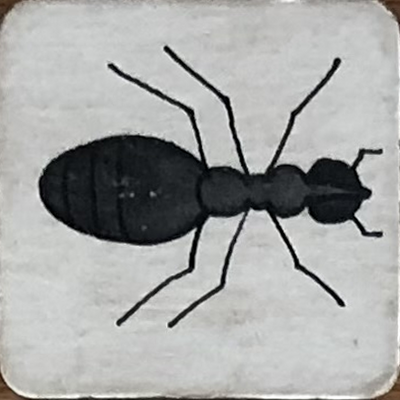
#> input picture web/tiles_clean/ant.png, 400 x 400 px; its folder holds 4 pictures in this run
$ python clean_for_vector.py
#> lines starting #> are read from the running program, lines starting #| are printed output that depends on the picture
"""Prepare tiles for vectorization by isolating artwork on pure white.

Strategy:
1. Flood-fill from edges to find the background
2. Replace background with pure white
3. Leave the artwork pixels completely untouched
"""

from pathlib import Path
from PIL import Image
from collections import deque

PROJECT_ROOT = Path(__file__).resolve().parent.parent
INPUT_DIR = PROJECT_ROOT / "web" / "tiles_clean"
OUTPUT_DIR = PROJECT_ROOT / "web" / "tiles_prepped"

TOLERANCE = 40

# Tiles where flood fill would eat white artwork
BORDER_ONLY_TILES = {"stripes", "checkerboard", "dice"}
TIGHT_TOLERANCE = {
    "red_circle": 30,
    "hexagons": 35,
}


def color_distance(c1, c2):
    return ((c1[0]-c2[0])**2 + (c1[1]-c2[1])**2 + (c1[2]-c2[2])**2) ** 0.5


def flood_fill_mask(img, seed_points, tolerance):
    w, h = img.size
    pixels = img.load()
    visited = set()
    background = set()
    queue = deque()

    for sx, sy in seed_points:
        seed_color = pixels[sx, sy][:3]
        queue.append((sx, sy, seed_color))

    while queue:
        x, y, seed_color = queue.popleft()
        if (x, y) in visited:
            continue
        if x < 0 or x >= w or y < 0 or y >= h:
            continue
        visited.add((x, y))

        px = pixels[x, y][:3]
        if color_distance(px, seed_color) > tolerance:
            continue

        background.add((x, y))
        for dx, dy in [(-1, 0), (1, 0), (0, -1), (0, 1)]:
            nx_, ny_ = x + dx, y + dy
            if (nx_, ny_) not in visited:
                queue.append((nx_, ny_, seed_color))

    return background


def expand_mask(mask, width, height, iterations=1):
    expanded = set(mask)
    for _ in range(iterations):
        new_pixels = set()
        for x, y in expanded:
            for dx, dy in [(-1, 0), (1, 0), (0, -1), (0, 1)]:
                nx, ny = x + dx, y + dy
                if 0 <= nx < width and 0 <= ny < height:
                    new_pixels.add((nx, ny))
        expanded |= new_pixels
    return expanded


def find_background(img, tile_name):
    """Find background pixels via flood fill from perimeter."""
    w, h = img.size

    if tile_name in BORDER_ONLY_TILES:
        # For these tiles, just clean the outer border
        border = set()
        bw = 10
        for x in range(w):
            for y in range(h):
                if x < bw or x >= w - bw or y < bw or y >= h - bw:
                    r, g, b = img.getpixel((x, y))[:3]
                    brightness = (r + g + b) / 3
                    max_c = max(r, g, b)
                    min_c = min(r, g, b)
                    sat = (max_c - min_c) / max_c if max_c > 0 else 0
                    # Only whiten if it looks like background (not artwork)
                    if (brightness > 160 and sat < 0.15) or (sat < 0.12 and 80 < brightness < 175):
                        border.add((x, y))
        return border

    tolerance = TIGHT_TOLERANCE.get(tile_name, TOLERANCE)

    margin = 3
    step = 15
    seeds = []
    for x in range(margin, w - margin, step):
        seeds.append((x, margin))
        seeds.append((x, h - 1 - margin))
    for y in range(margin, h - margin, step):
        seeds.append((margin, y))
        seeds.append((w - 1 - margin, y))

    bg = flood_fill_mask(img, seeds, tolerance)
    bg = expand_mask(bg, w, h, iterations=1)
    return bg


def clean_tile(img, tile_name):
    """Replace background with pure white, leave artwork untouched."""
    img = img.convert("RGB")
    w, h = img.size

    bg_mask = find_background(img, tile_name)

    pixels = img.load()
    for x, y in bg_mask:
        pixels[x, y] = (255, 255, 255)

    return img


def main():
    OUTPUT_DIR.mkdir(parents=True, exist_ok=True)

    png_files = sorted(INPUT_DIR.glob("*.png"))
    print(f"Cleaning {len(png_files)} tiles...")

    for png_path in png_files:
        img = Image.open(png_path)
#> img is the input picture: PIL image 400x400 RGB; mean R, G, B 166.4, 167.6, 166.4
        cleaned = clean_tile(img, png_path.stem)
#> the loop in flood_fill_mask, `for sx, sy in seed_points:` made 108 passes
#> seed_color on passes 1 to 12: (63, 40, 23), (97, 71, 48), (130, 116, 105), (71, 52, 43), (168, 164, 157), (252, 248, 238), (164, 162, 157), (231, 231, 223), (183, 180, 177), (254, 254, 246), (179, 175, 174), (250, 249, 245)
#> the loop in flood_fill_mask, `while queue:` made 241083 passes
#> (x, y, px) on passes 1 to 3: (3, 3, (63, 40, 23)), (3, 396, (97, 71, 48)), (18, 3, (130, 116, 105))
#> after the loop in flood_fill_mask, `while queue:`: background = 119181 items; visited = 126994 items
#> in find_background, `bg = flood_fill_mask(img, seeds, tolerance)`: bg = 119181 items
#> in find_background, `bg = expand_mask(bg, w, h, iterations=1)`: bg = 126994 items
#> the loop in clean_tile, `for x, y in bg_mask:` made 126994 passes
#> (x, y) on passes 1 to 3: (132, 268), (247, 26), (338, 144)
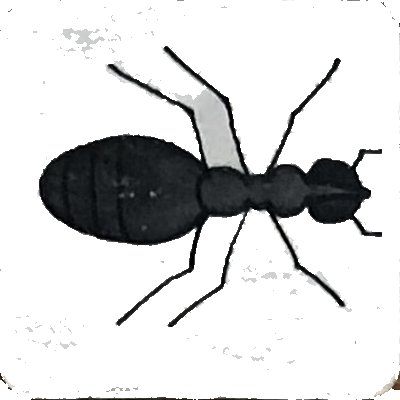
#> cleaned: PIL image 400x400 RGB; mean R, G, B 214.3, 214.9, 215.2
        out_path = OUTPUT_DIR / png_path.name
        cleaned.save(out_path)
        print(f"  {png_path.stem}")
#> pass 2 of the loop in main, `for png_path in png_files:`:
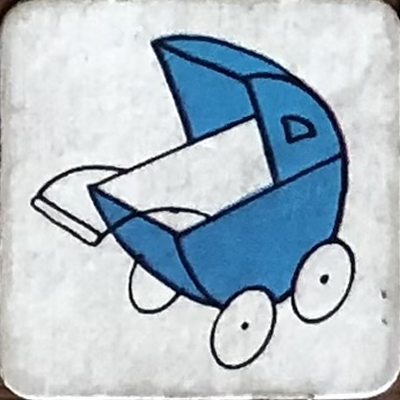
#> input picture web/tiles_clean/baby_carriage.png, 400 x 400 px
#> in main, img is the input picture: PIL image 400x400 RGB; mean R, G, B 177.9, 191.8, 201.9
#> the loop in flood_fill_mask (call 2), `for sx, sy in seed_points:` made 108 passes
#> seed_color on passes 1 to 8: (58, 39, 31), (85, 66, 55), (120, 113, 105), (108, 98, 90), (182, 179, 171), (246, 243, 245), (197, 196, 190), (227, 227, 229)
#> the loop in flood_fill_mask (call 2), `while queue:` made 158154 passes
#> (x, y, px) on passes 1 to 3: (3, 3, (58, 39, 31)), (3, 396, (85, 66, 55)), (18, 3, (120, 113, 105))
#> the loop in clean_tile (call 2), `for x, y in bg_mask:` made 83608 passes
#> (x, y) on passes 1 to 3: (247, 26), (379, 145), (35, 335)
#> in main, `cleaned = clean_tile(img, png_path.stem)`:
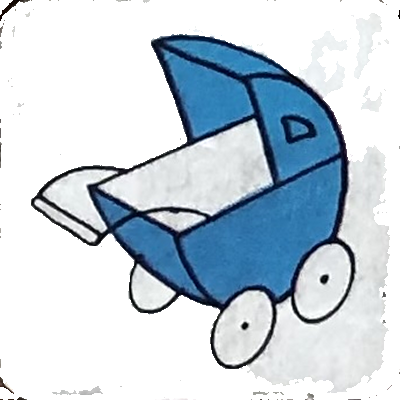
#> cleaned: PIL image 400x400 RGB; mean R, G, B 196.3, 209.1, 219.3
#> pass 3 of the loop in main, `for png_path in png_files:`:
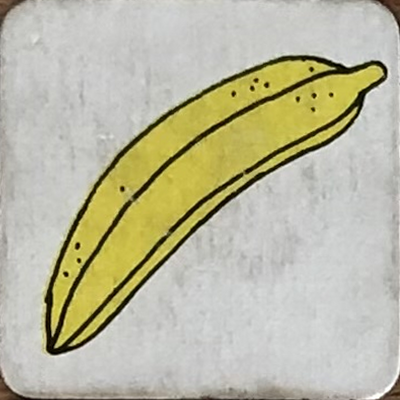
#> input picture web/tiles_clean/bananas.png, 400 x 400 px
#> in main, img is the input picture: PIL image 400x400 RGB; mean R, G, B 187.7, 185.5, 161.6
#> in main, `cleaned = clean_tile(img, png_path.stem)`:
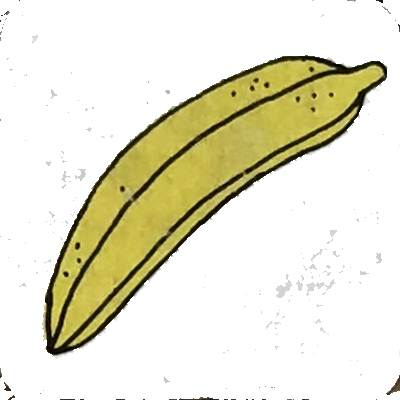
#> cleaned: PIL image 400x400 RGB; mean R, G, B 231.2, 228.9, 207.8
#> the loop made 4 passes; the first 3 are shown

    print(f"\nDone! Cleaned tiles saved to {OUTPUT_DIR}")


if __name__ == "__main__":
    main()
